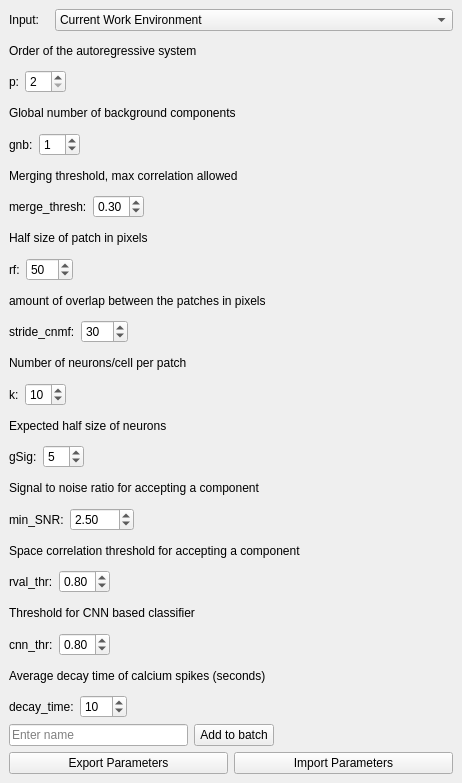
<?xml version="1.0" encoding="UTF-8"?>
<ui version="4.0">
 <class>DockWidget</class>
 <widget class="QDockWidget" name="DockWidget">
  <property name="windowModality">
   <enum>Qt::NonModal</enum>
  </property>
  <property name="geometry">
   <rect>
    <x>0</x>
    <y>0</y>
    <width>462</width>
    <height>783</height>
   </rect>
  </property>
  <property name="floating">
   <bool>true</bool>
  </property>
  <property name="windowTitle">
   <string>CNMF</string>
  </property>
  <widget class="QWidget" name="dockWidgetContents">
   <layout class="QGridLayout" name="gridLayout">
    <item row="8" column="0">
     <widget class="QLabel" name="label_24">
      <property name="text">
       <string>Half size of patch in pixels</string>
      </property>
     </widget>
    </item>
    <item row="15" column="0">
     <layout class="QHBoxLayout" name="horizontalLayout_22">
      <item>
       <widget class="QLabel" name="label_34">
        <property name="text">
         <string>gSig:</string>
        </property>
       </widget>
      </item>
      <item>
       <widget class="QSpinBox" name="spinBoxGSig">
        <property name="minimum">
         <number>1</number>
        </property>
        <property name="value">
         <number>5</number>
        </property>
       </widget>
      </item>
      <item>
       <spacer name="horizontalSpacer_15">
        <property name="orientation">
         <enum>Qt::Horizontal</enum>
        </property>
        <property name="sizeHint" stdset="0">
         <size>
          <width>40</width>
          <height>20</height>
         </size>
        </property>
       </spacer>
      </item>
     </layout>
    </item>
    <item row="12" column="0">
     <widget class="QLabel" name="label_32">
      <property name="text">
       <string>Number of neurons/cell per patch</string>
      </property>
     </widget>
    </item>
    <item row="0" column="0">
     <layout class="QHBoxLayout" name="horizontalLayout_4">
      <item>
       <widget class="QLabel" name="label_19">
        <property name="minimumSize">
         <size>
          <width>0</width>
          <height>0</height>
         </size>
        </property>
        <property name="maximumSize">
         <size>
          <width>40</width>
          <height>16777215</height>
         </size>
        </property>
        <property name="text">
         <string>Input:</string>
        </property>
       </widget>
      </item>
      <item>
       <widget class="QComboBox" name="comboBoxInput">
        <item>
         <property name="text">
          <string>Current Work Environment</string>
         </property>
        </item>
       </widget>
      </item>
     </layout>
    </item>
    <item row="2" column="0">
     <layout class="QHBoxLayout" name="horizontalLayout">
      <item>
       <widget class="QLabel" name="label">
        <property name="text">
         <string>p:</string>
        </property>
       </widget>
      </item>
      <item>
       <widget class="QSpinBox" name="spinBoxP">
        <property name="minimum">
         <number>2</number>
        </property>
        <property name="maximum">
         <number>10</number>
        </property>
        <property name="singleStep">
         <number>1</number>
        </property>
        <property name="value">
         <number>2</number>
        </property>
       </widget>
      </item>
      <item>
       <spacer name="horizontalSpacer">
        <property name="orientation">
         <enum>Qt::Horizontal</enum>
        </property>
        <property name="sizeHint" stdset="0">
         <size>
          <width>40</width>
          <height>20</height>
         </size>
        </property>
       </spacer>
      </item>
     </layout>
    </item>
    <item row="6" column="0">
     <widget class="QLabel" name="label_11">
      <property name="text">
       <string>Merging threshold, max correlation allowed</string>
      </property>
     </widget>
    </item>
    <item row="7" column="0">
     <layout class="QHBoxLayout" name="horizontalLayout_7">
      <item>
       <widget class="QLabel" name="label_10">
        <property name="text">
         <string>merge_thresh:</string>
        </property>
       </widget>
      </item>
      <item>
       <widget class="QDoubleSpinBox" name="doubleSpinBoxMergeThresh">
        <property name="maximum">
         <double>1.000000000000000</double>
        </property>
        <property name="singleStep">
         <double>0.050000000000000</double>
        </property>
        <property name="value">
         <double>0.300000000000000</double>
        </property>
       </widget>
      </item>
      <item>
       <spacer name="horizontalSpacer_5">
        <property name="orientation">
         <enum>Qt::Horizontal</enum>
        </property>
        <property name="sizeHint" stdset="0">
         <size>
          <width>40</width>
          <height>20</height>
         </size>
        </property>
       </spacer>
      </item>
     </layout>
    </item>
    <item row="10" column="0">
     <widget class="QLabel" name="label_13">
      <property name="text">
       <string>amount of overlap between the patches in pixels</string>
      </property>
     </widget>
    </item>
    <item row="11" column="0">
     <layout class="QHBoxLayout" name="horizontalLayout_8">
      <item>
       <widget class="QLabel" name="label_12">
        <property name="text">
         <string>stride_cnmf:</string>
        </property>
       </widget>
      </item>
      <item>
       <widget class="QSpinBox" name="spinBoxStrideCNMF">
        <property name="maximum">
         <number>999</number>
        </property>
        <property name="value">
         <number>30</number>
        </property>
       </widget>
      </item>
      <item>
       <spacer name="horizontalSpacer_6">
        <property name="orientation">
         <enum>Qt::Horizontal</enum>
        </property>
        <property name="sizeHint" stdset="0">
         <size>
          <width>40</width>
          <height>20</height>
         </size>
        </property>
       </spacer>
      </item>
     </layout>
    </item>
    <item row="19" column="0">
     <widget class="QLabel" name="label_14">
      <property name="text">
       <string>Space correlation threshold for accepting a component</string>
      </property>
     </widget>
    </item>
    <item row="20" column="0">
     <layout class="QHBoxLayout" name="horizontalLayout_9">
      <item>
       <widget class="QLabel" name="label_15">
        <property name="text">
         <string>rval_thr:</string>
        </property>
       </widget>
      </item>
      <item>
       <widget class="QDoubleSpinBox" name="doubleSpinBoxRvalThr">
        <property name="maximum">
         <double>1.000000000000000</double>
        </property>
        <property name="singleStep">
         <double>0.050000000000000</double>
        </property>
        <property name="value">
         <double>0.800000000000000</double>
        </property>
       </widget>
      </item>
      <item>
       <spacer name="horizontalSpacer_7">
        <property name="orientation">
         <enum>Qt::Horizontal</enum>
        </property>
        <property name="sizeHint" stdset="0">
         <size>
          <width>40</width>
          <height>20</height>
         </size>
        </property>
       </spacer>
      </item>
     </layout>
    </item>
    <item row="24" column="0">
     <widget class="QLabel" name="label_17">
      <property name="text">
       <string>Average decay time of calcium spikes (seconds)</string>
      </property>
     </widget>
    </item>
    <item row="25" column="0">
     <layout class="QHBoxLayout" name="horizontalLayout_10">
      <item>
       <widget class="QLabel" name="label_16">
        <property name="text">
         <string>decay_time:</string>
        </property>
       </widget>
      </item>
      <item>
       <widget class="QSpinBox" name="spinBoxDecayTime">
        <property name="minimum">
         <number>1</number>
        </property>
        <property name="maximum">
         <number>999</number>
        </property>
        <property name="value">
         <number>10</number>
        </property>
       </widget>
      </item>
      <item>
       <spacer name="horizontalSpacer_8">
        <property name="orientation">
         <enum>Qt::Horizontal</enum>
        </property>
        <property name="sizeHint" stdset="0">
         <size>
          <width>40</width>
          <height>20</height>
         </size>
        </property>
       </spacer>
      </item>
     </layout>
    </item>
    <item row="32" column="0">
     <layout class="QHBoxLayout" name="horizontalLayout_11">
      <item>
       <widget class="QLineEdit" name="lineEdName">
        <property name="placeholderText">
         <string>Enter name</string>
        </property>
       </widget>
      </item>
      <item>
       <widget class="QPushButton" name="btnAddToBatchCNMF">
        <property name="text">
         <string>Add to batch</string>
        </property>
       </widget>
      </item>
      <item>
       <spacer name="horizontalSpacer_9">
        <property name="orientation">
         <enum>Qt::Horizontal</enum>
        </property>
        <property name="sizeHint" stdset="0">
         <size>
          <width>40</width>
          <height>20</height>
         </size>
        </property>
       </spacer>
      </item>
     </layout>
    </item>
    <item row="33" column="0">
     <layout class="QHBoxLayout" name="horizontalLayout_12">
      <item>
       <widget class="QPushButton" name="btnExport">
        <property name="text">
         <string>Export Parameters</string>
        </property>
       </widget>
      </item>
      <item>
       <widget class="QPushButton" name="btnImport">
        <property name="text">
         <string>Import Parameters</string>
        </property>
       </widget>
      </item>
     </layout>
    </item>
    <item row="1" column="0">
     <widget class="QLabel" name="label_22">
      <property name="text">
       <string>Order of the autoregressive system</string>
      </property>
     </widget>
    </item>
    <item row="14" column="0">
     <widget class="QLabel" name="label_33">
      <property name="text">
       <string>Expected half size of neurons</string>
      </property>
     </widget>
    </item>
    <item row="22" column="0">
     <layout class="QHBoxLayout" name="horizontalLayout_15">
      <item>
       <widget class="QLabel" name="label_26">
        <property name="text">
         <string>cnn_thr:</string>
        </property>
       </widget>
      </item>
      <item>
       <widget class="QDoubleSpinBox" name="doubleSpinBoxCNNThr">
        <property name="maximum">
         <double>1.000000000000000</double>
        </property>
        <property name="singleStep">
         <double>0.050000000000000</double>
        </property>
        <property name="value">
         <double>0.800000000000000</double>
        </property>
       </widget>
      </item>
      <item>
       <spacer name="horizontalSpacer_16">
        <property name="orientation">
         <enum>Qt::Horizontal</enum>
        </property>
        <property name="sizeHint" stdset="0">
         <size>
          <width>40</width>
          <height>20</height>
         </size>
        </property>
       </spacer>
      </item>
     </layout>
    </item>
    <item row="21" column="0">
     <widget class="QLabel" name="label_25">
      <property name="text">
       <string>Threshold for CNN based classifier</string>
      </property>
     </widget>
    </item>
    <item row="4" column="0">
     <layout class="QHBoxLayout" name="horizontalLayout_19">
      <item>
       <widget class="QLabel" name="label_27">
        <property name="text">
         <string>gnb:</string>
        </property>
       </widget>
      </item>
      <item>
       <widget class="QSpinBox" name="spinBoxGnb">
        <property name="maximum">
         <number>99</number>
        </property>
        <property name="value">
         <number>1</number>
        </property>
       </widget>
      </item>
      <item>
       <spacer name="horizontalSpacer_12">
        <property name="orientation">
         <enum>Qt::Horizontal</enum>
        </property>
        <property name="sizeHint" stdset="0">
         <size>
          <width>40</width>
          <height>20</height>
         </size>
        </property>
       </spacer>
      </item>
     </layout>
    </item>
    <item row="13" column="0">
     <layout class="QHBoxLayout" name="horizontalLayout_21">
      <item>
       <widget class="QLabel" name="label_31">
        <property name="text">
         <string>k:</string>
        </property>
       </widget>
      </item>
      <item>
       <widget class="QSpinBox" name="spinBoxK">
        <property name="minimum">
         <number>1</number>
        </property>
        <property name="value">
         <number>10</number>
        </property>
       </widget>
      </item>
      <item>
       <spacer name="horizontalSpacer_14">
        <property name="orientation">
         <enum>Qt::Horizontal</enum>
        </property>
        <property name="sizeHint" stdset="0">
         <size>
          <width>40</width>
          <height>20</height>
         </size>
        </property>
       </spacer>
      </item>
     </layout>
    </item>
    <item row="3" column="0">
     <widget class="QLabel" name="label_28">
      <property name="text">
       <string>Global number of background components</string>
      </property>
     </widget>
    </item>
    <item row="16" column="0">
     <widget class="QLabel" name="label_20">
      <property name="text">
       <string>Signal to noise ratio for accepting a component</string>
      </property>
     </widget>
    </item>
    <item row="9" column="0">
     <layout class="QHBoxLayout" name="horizontalLayout_13">
      <item>
       <widget class="QLabel" name="label_21">
        <property name="text">
         <string>rf:</string>
        </property>
       </widget>
      </item>
      <item>
       <widget class="QSpinBox" name="spinBoxRf">
        <property name="maximum">
         <number>999</number>
        </property>
        <property name="value">
         <number>50</number>
        </property>
       </widget>
      </item>
      <item>
       <spacer name="horizontalSpacer_10">
        <property name="orientation">
         <enum>Qt::Horizontal</enum>
        </property>
        <property name="sizeHint" stdset="0">
         <size>
          <width>40</width>
          <height>20</height>
         </size>
        </property>
       </spacer>
      </item>
     </layout>
    </item>
    <item row="17" column="0">
     <layout class="QHBoxLayout" name="horizontalLayout_14">
      <item>
       <widget class="QLabel" name="label_23">
        <property name="text">
         <string>min_SNR:</string>
        </property>
       </widget>
      </item>
      <item>
       <widget class="QDoubleSpinBox" name="doubleSpinBoxMinSNR">
        <property name="maximum">
         <double>100.000000000000000</double>
        </property>
        <property name="singleStep">
         <double>0.250000000000000</double>
        </property>
        <property name="value">
         <double>2.500000000000000</double>
        </property>
       </widget>
      </item>
      <item>
       <spacer name="horizontalSpacer_11">
        <property name="orientation">
         <enum>Qt::Horizontal</enum>
        </property>
        <property name="sizeHint" stdset="0">
         <size>
          <width>40</width>
          <height>20</height>
         </size>
        </property>
       </spacer>
      </item>
     </layout>
    </item>
   </layout>
  </widget>
 </widget>
 <tabstops>
  <tabstop>comboBoxInput</tabstop>
  <tabstop>spinBoxP</tabstop>
  <tabstop>spinBoxStrideCNMF</tabstop>
  <tabstop>doubleSpinBoxRvalThr</tabstop>
  <tabstop>spinBoxDecayTime</tabstop>
  <tabstop>spinBoxRf</tabstop>
  <tabstop>spinBoxGnb</tabstop>
  <tabstop>spinBoxK</tabstop>
  <tabstop>lineEdName</tabstop>
  <tabstop>btnAddToBatchCNMF</tabstop>
  <tabstop>btnExport</tabstop>
  <tabstop>btnImport</tabstop>
 </tabstops>
 <resources/>
 <connections>
  <connection>
   <sender>lineEdName</sender>
   <signal>returnPressed()</signal>
   <receiver>btnAddToBatchCNMF</receiver>
   <slot>click()</slot>
   <hints>
    <hint type="sourcelabel">
     <x>195</x>
     <y>881</y>
    </hint>
    <hint type="destinationlabel">
     <x>284</x>
     <y>872</y>
    </hint>
   </hints>
  </connection>
 </connections>
</ui>
